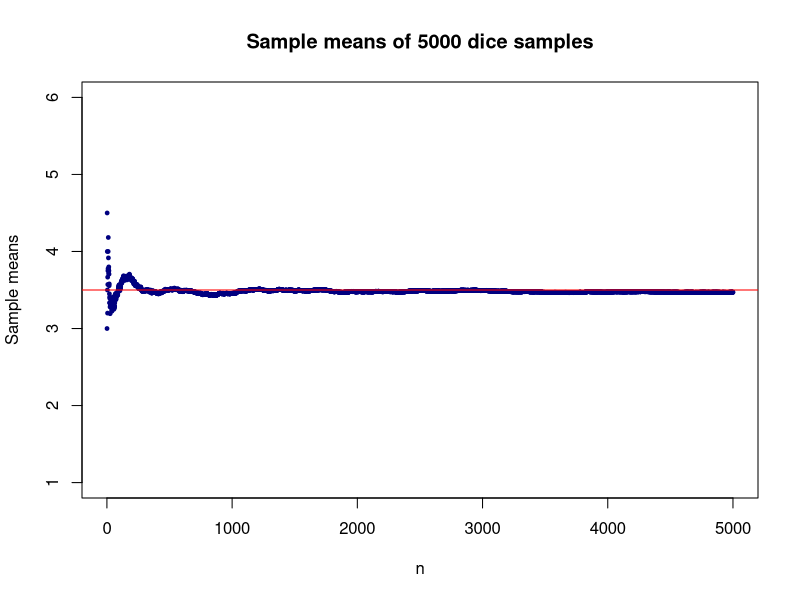
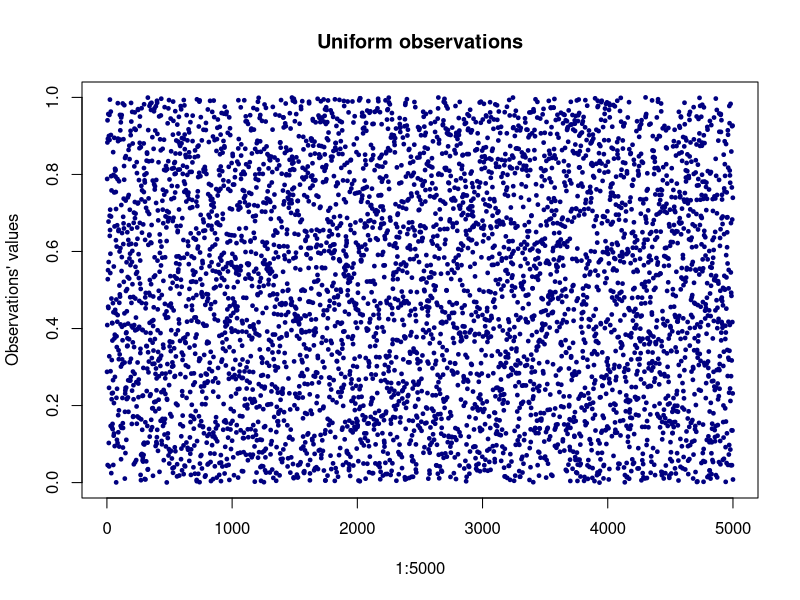
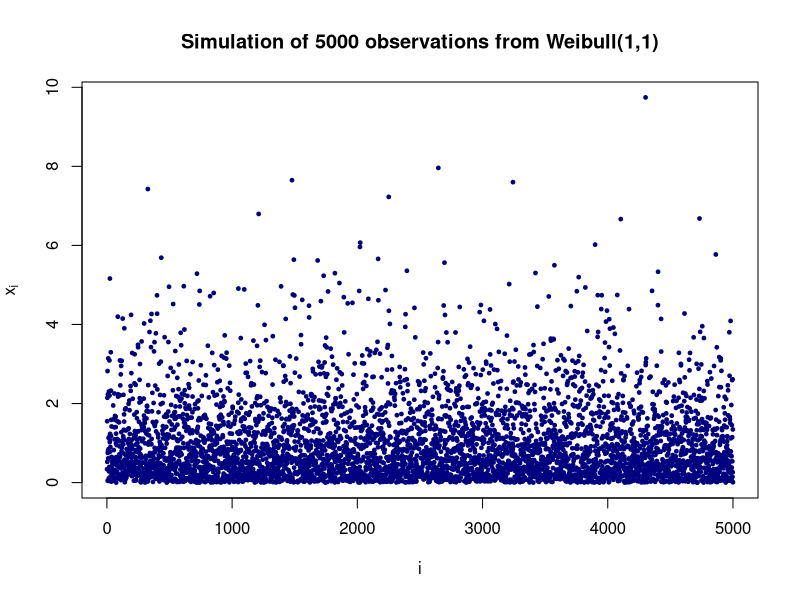
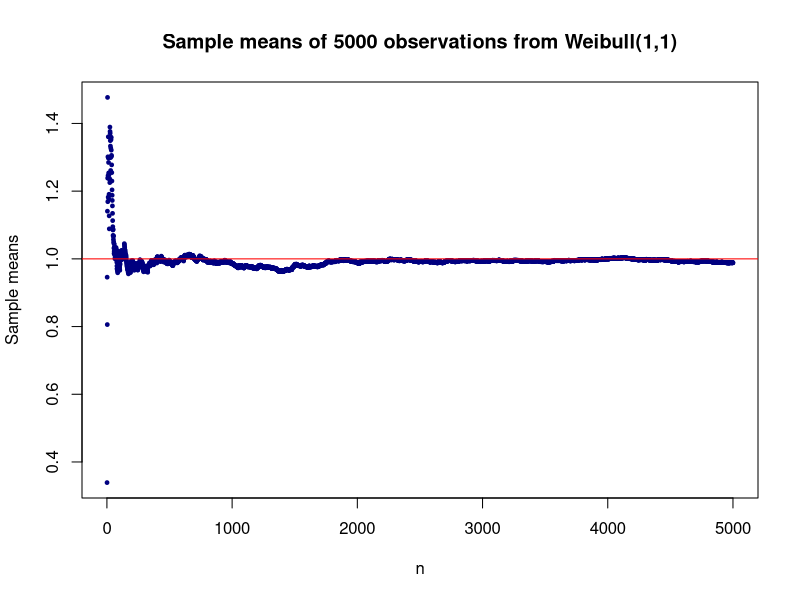
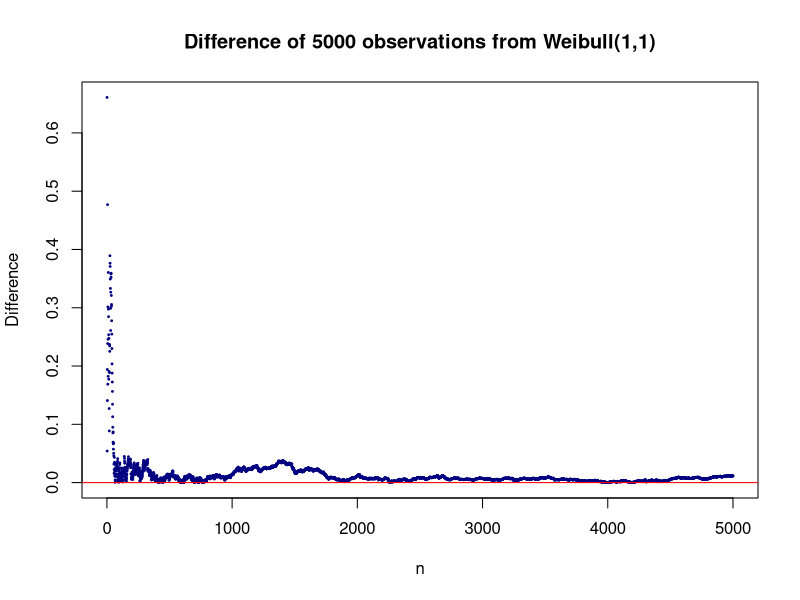
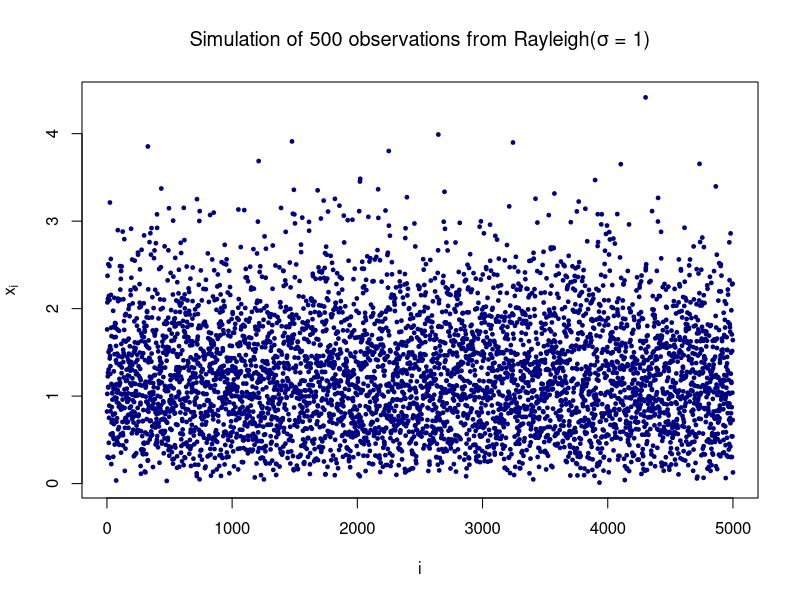
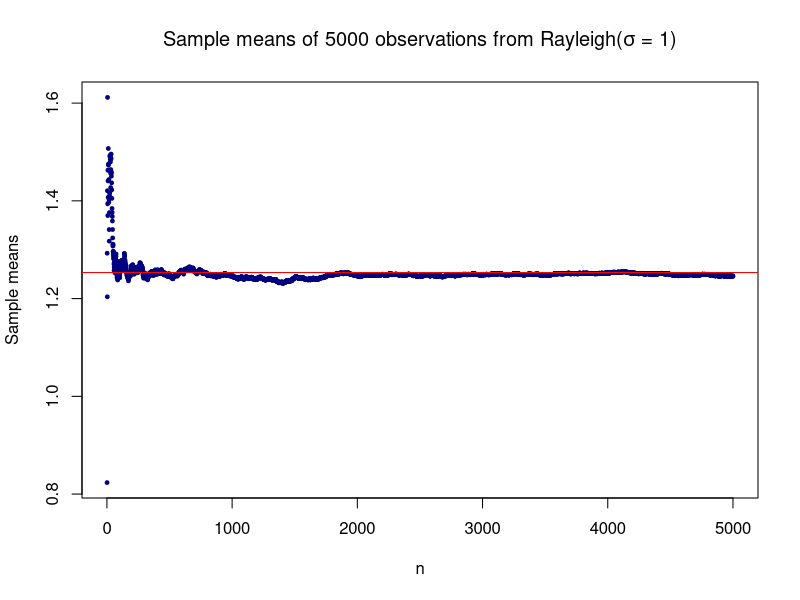
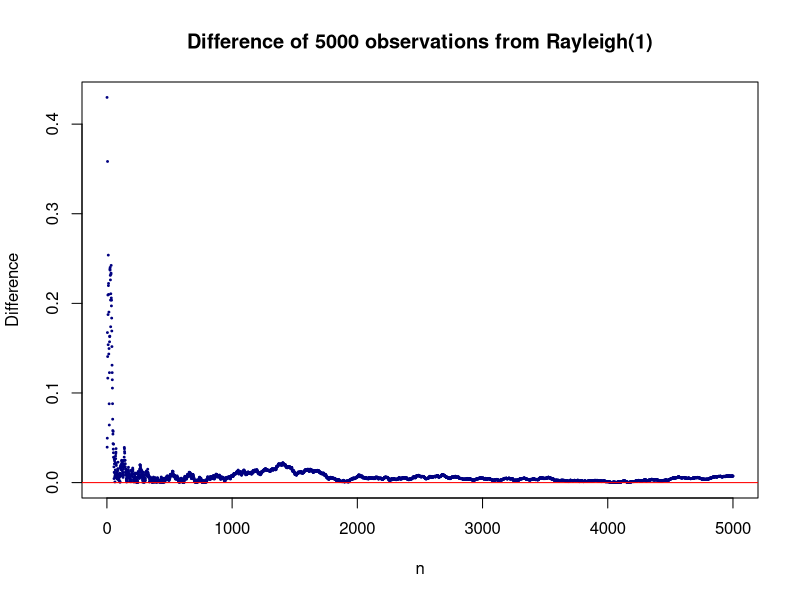

Write R code to recreate these figures, in order.
### P. KOWALSKI KUTZ
### 2021 / 07 / 15
### ART1
### WEAK LAW OF LARGE NUMBERS (WLLN)

################################################################################
##########################       DICE           ################################
set.seed(123)
dice <- 1:5000
sample_mean <- 1:5000

for (i in 1:5000) {
  dice[i] <- sample(x = 1:6, size = 1)
}

for (j in 1:5000) {
  sample_mean[j] <- mean(dice[1:j])
}

plot(sample_mean,
     main="Sample means of 5000 dice samples",
     ylim=c(1,6),
     xlab="n", ylab="Sample means", pch=19, col="navy blue", cex=0.5)
abline(h=3.5, col="red")


################################################################################
set.seed(123)
##### Generating 5000 random uniform observations 
uniform_observations <- runif(5000, 0, 1)

##### Plotting the random uniform observations
plot(1:5000, uniform_observations, 
     main="Uniform observations", ylab="Observations' values",
     pch=19, col="navy blue", cex=0.5)

################################################################################
##########################     WEIBULL(1,1)     ################################

##### F^(-1)(x) of Weibull(1,1)
inversefunction_weibull11 <- function(x) {
  return (-log(1-x))
}
xi <- sapply(uniform_observations, inversefunction_weibull11)
i <- 1:5000

##### Plotting a simulation of the 5000 observations from Weibull(1,1)
plot(i, xi, 
     main="Simulation of 5000 observations from Weibull(1,1)",
     xlab="i", ylab=expression('x'["i"]), pch=19, col="navy blue", cex=0.5)

##### Calculating Xbar
calculating_average <- function(list1, n) {
  return (mean(list1[1:n]))
}
sample_means <- c(rep(0,length(i)))
for (j in i) {
  sample_means[j] <- calculating_average(xi, j)
}

##### Plotting the sample means of 5000 observations from Weibull(1,1)
plot(i, sample_means, 
     main="Sample means of 5000 observations from Weibull(1,1)",
     xlab="n", ylab="Sample means", pch=19, col="navy blue", cex=0.5)
abline(h=1, col="red")

##### Plotting the difference of 5000 observations from Weibull(1,1)
difference <- abs(sample_means - 1) ### 1 is the mean of Weibull(1,1)
plot(i, difference, 
     main="Difference of 5000 observations from Weibull(1,1)",
     xlab="n", ylab="Difference", pch=19, col="navy blue", cex=0.25)
abline(h=0, col="red")


################################################################################
#######################     RAYLEIGH(sigma=1)      #############################

##### F^(-1)(x) of Rayleigh(1)
inversefunction_rayleigh1 <- function(x) {
  return (sqrt(-2*log(1-x)))
}
xi <- sapply(uniform_observations, inversefunction_rayleigh1)
i <- 1:5000

##### Plotting a simulation of the 5000 observations from Rayleigh(1)
plot(i, xi, 
     main=expression(paste("Simulation of 500 observations from Rayleigh(",
                           sigma, " = 1)")),
     xlab="i", ylab=expression('x'["i"]), pch=19, col="navy blue", cex=0.5)

##### Calculating Xbar
calculating_average <- function(list1, n) {
  return (mean(list1[1:n]))
}
sample_means <- c(rep(0,length(i)))
for (j in i) {
  sample_means[j] <- calculating_average(xi, j)
}

##### Plotting the sample means of 5000 observations from Rayleigh(1)
plot(i, sample_means, 
     main=expression(paste("Sample means of 5000 observations from Rayleigh(", 
                           sigma, " = 1)")),
     xlab="n", ylab="Sample means", pch=19, col="navy blue", cex=0.5)
abline(h=sqrt(pi/2), col="red") ### sqrt(pi/2) is the mean of Rayleigh(1)

##### Plotting the Difference of 5000 observations from Rayleigh(1)
difference <- abs(sample_means - sqrt(pi/2))
plot(i, difference, 
     main="Difference of 5000 observations from Rayleigh(1)",
     xlab="n", ylab="Difference", pch=19, col="navy blue", cex=0.25)
abline(h=0, col="red")


################################################################################
##########################     Cauchy(1,1)      ################################

set.seed(123)

##### F^(-1)(x) of Cauchy(1,1)
inversefunction_cauchy11 <- function(x) {
  return (1 + tan(pi*(x-0.5)))
}
xi <- sapply(uniform_observations, inversefunction_cauchy11)
i <- 1:5000

##### Plotting a simulation of the 5000 observations from Cauchy(1,1)
plot(i, xi, 
     main="Simulation of 500 observations from Cauchy(1,1)",
     xlab="i", ylab=expression('x'["i"]), pch=19, col="navy blue", cex=0.5)

##### Calculating Xbar
calculating_average <- function(list1, n) {
  return (mean(list1[1:n]))
}
sample_means <- c(rep(0,length(i)))
for (j in i) {
  sample_means[j] <- calculating_average(xi, j)
}

##### Plotting the sample means of 5000 observations from Cauchy(1,1)
plot(i, sample_means, 
     main="Sample means of 500 observations from Cauchy(1,1)",
     xlab="n", ylab="Sample means", pch=19, col="navy blue", cex=0.5)

